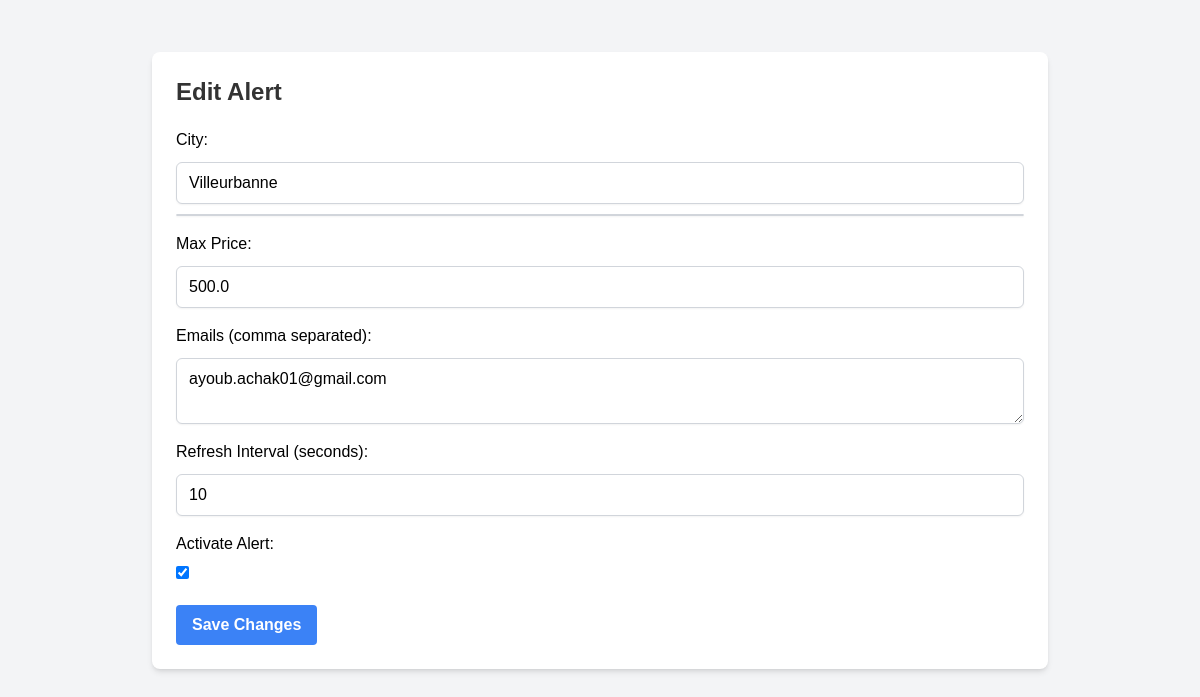
/alerts/1/edit, run on an earlier commit of the app's database.
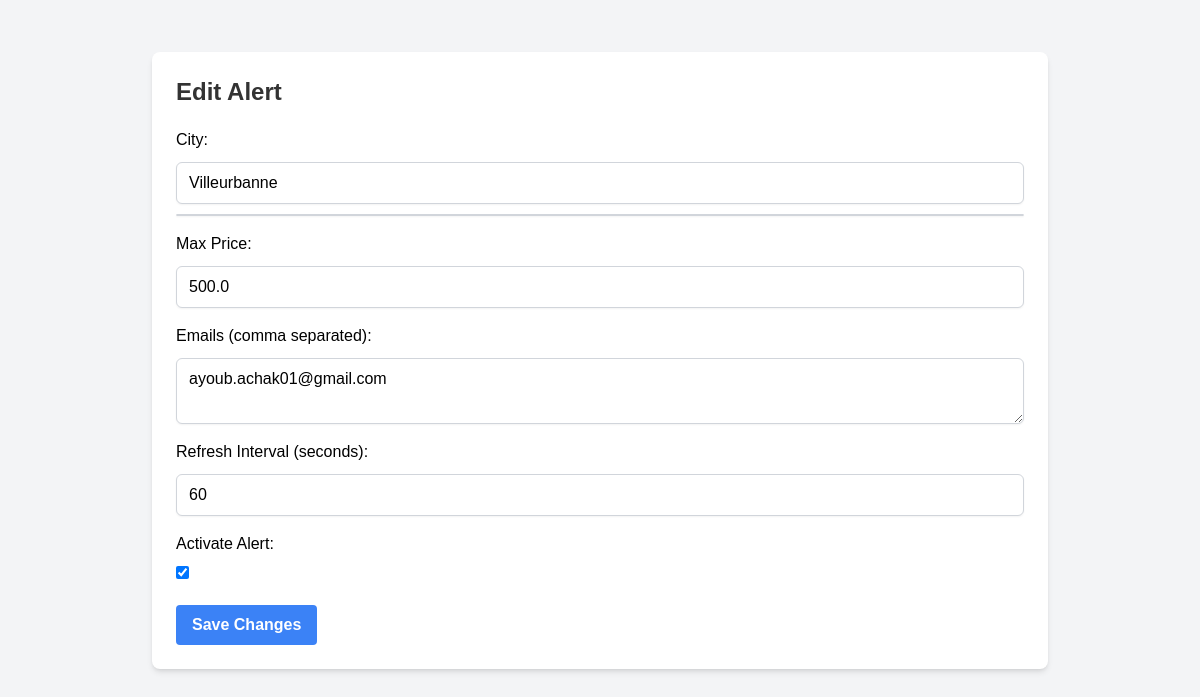
And on a later commit of the database.
### models.py (models this page shows, shortened)
class Alert(db.Model):
    __tablename__ = 'alerts'
    id = db.Column(db.Integer, primary_key=True)
    name = db.Column(db.String(100), nullable=False)  # New name attribute
    city = db.Column(db.String(100), nullable=False)   # Keeping city as it is
    price = db.Column(db.Float, nullable=False)
    emails = db.Column(db.Text, nullable=False)  # Store emails as a comma-separated string
    bounds = db.Column(db.String(255), nullable=True)  # New bounds attribute
    status = db.Column(db.Boolean, default=True)  # Active (True) or Inactive (False)
    interval = db.Column(db.Integer, default=300)  # Refresh duration in seconds
    created_at = db.Column(db.DateTime, default=datetime.utcnow)
    updated_at = db.Column(db.DateTime, default=datetime.utcnow, onupdate=datetime.utcnow)

### app.py (the view, shortened to what this page needs)
@app.route('/alerts/<int:alert_id>/edit', methods=['GET', 'POST'])
def edit_alert(alert_id):
    meta = get_meta_data()
    alert = Alert.query.get_or_404(alert_id)
    logs = AlertLog.query.filter_by(alert_id=alert.id).all()
    return render_template('edit_alert.html', alert=alert, logs=logs, meta=meta)

### app.py (called while the page is built)
def get_meta_data():
    with open('static/meta.json') as meta_file:
        return json.load(meta_file)

### templates/edit_alert.html (shortened to what this page needs)
{% extends "base.html" %}
{% block content %}
    <h1 class="text-2xl font-bold mb-4">Edit Alert</h1>
    <form action="{{ url_for('edit_alert', alert_id=alert.id) }}" method="POST">
        <label for="searchLocation">City:</label>
        <input type="text" id="searchLocation" name="city" value="{{ alert.city }}" required class="mt-1 block w-full px-3 py-2 border border-gray-300 rounded-md shadow-sm" placeholder="Search for a city">
        <ul id="suggestions" class="mt-2 border border-gray-300 bg-white rounded-md shadow-sm"></ul>
        <label for="price" class="block mt-4">Max Price:</label>
        <input type="number" name="price" step="0.01" value="{{ alert.price }}" required class="mt-1 block w-full px-3 py-2 border border-gray-300 rounded-md shadow-sm">
        <label for="emails" class="block mt-4">Emails (comma separated):</label>
        <textarea name="emails" required class="mt-1 block w-full px-3 py-2 border border-gray-300 rounded-md shadow-sm">{{ alert.emails }}</textarea>
        <label for="interval" class="block mt-4">Refresh Interval (seconds):</label>
        <input type="number" name="interval" value="{{ alert.interval }}" required class="mt-1 block w-full px-3 py-2 border border-gray-300 rounded-md shadow-sm">
        <label for="status" class="block mt-4">Activate Alert:</label>
        <input type="checkbox" name="status" {% if alert.status %}checked{% endif %} class="mr-2">
        <button type="submit" class="bg-blue-500 hover:bg-blue-700 text-white font-bold py-2 px-4 rounded mt-4">Save Changes</button>
    </form>
{% endblock %}

What changed in the data, as far as the page shows it:
changed Alert "Villeurbanne": interval "10" → "60"
